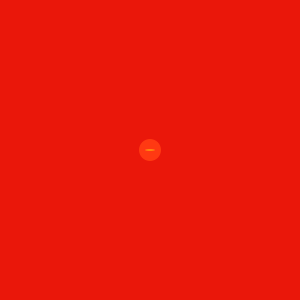
Frame 1 (no input)
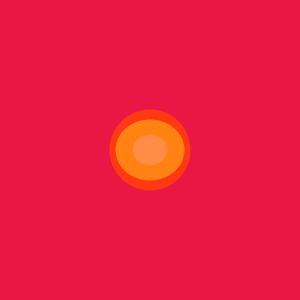
Frame 60 (the mouse pressed at the canvas centre just before this capture)
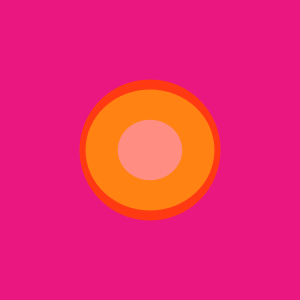
Frame 120 (the mouse held since frame 60 and released just before this capture)

The Processing sketch that drew these frames (run headless with seeded random() and noise(); from frame 60 on, the mouse is pressed at the canvas centre):

// Processing sketch: processing_35312
// ── processing_35312.pde

void setup(){
  size(300,300);
}
float x=2;
float y=10;

void draw() {
  background(234,23,y);
  smooth();
  noStroke();
  fill(255,57,18);
  ellipse(width/2,height/2,20+x,20+x);
  fill(255,130,18);
    ellipse(width/2,height/2,y,x);
    fill(255,141,y);
    ellipse(width/2,height/2,y/2,x/2);



/*strokeWeight(3);
  stroke(141,255,18);
  line(0,0,x,x);
  line(width,0,x,x);
  line(0,height,x,x);*/
  

  y++;
  x++;
  
  
}
